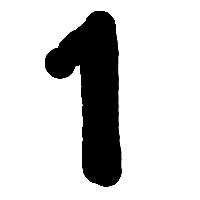
#> input picture 1.png, 200 x 200 px
$ python predictDigitskadai01.py
#> lines starting #> are read from the running program, lines starting #| are printed output that depends on the picture
import matplotlib.pyplot as plt
import sklearn.datasets
import sklearn.svm
import PIL.Image
import numpy

def imageToData(filename):
#> called with filename = '1.png'
    grayImage = PIL.Image.open(filename).convert("L")
    grayImage = grayImage.resize((8, 8), PIL.Image.Resampling.LANCZOS)
    numImage = numpy.asarray(grayImage, dtype=float)
    numImage = 16 - numpy.floor(17 * numImage / 256)
    return numImage  # flatten しない！

data = imageToData("1.png")
plt.imshow(data, cmap="Greys")
plt.show()
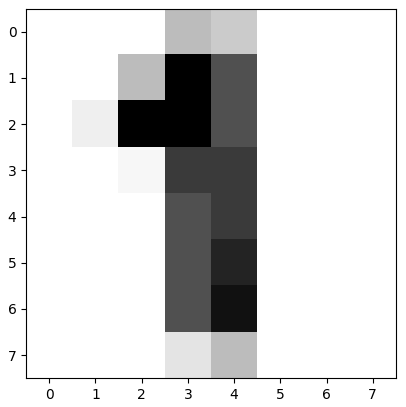
#> figure drawn by matplotlib, 1 panel

$ run again, with 2.png copied over 1.png
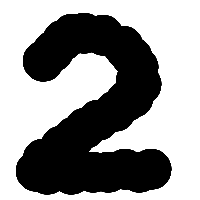
#> input picture 2.png, 200 x 200 px
#> `plt.show()`:
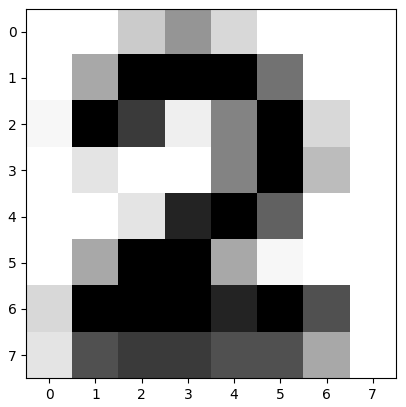
#> figure drawn by matplotlib, 1 panel

$ run again, with 7.png copied over 1.png
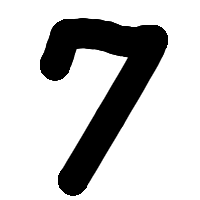
#> input picture 7.png, 200 x 200 px
#> `plt.show()`:
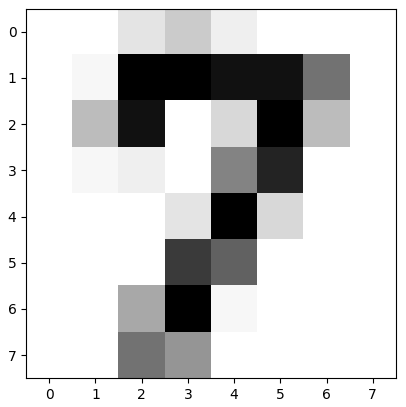
#> figure drawn by matplotlib, 1 panel

$ run again, with 8.png copied over 1.png
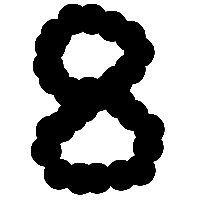
#> input picture 8.png, 200 x 200 px
#> `plt.show()`:
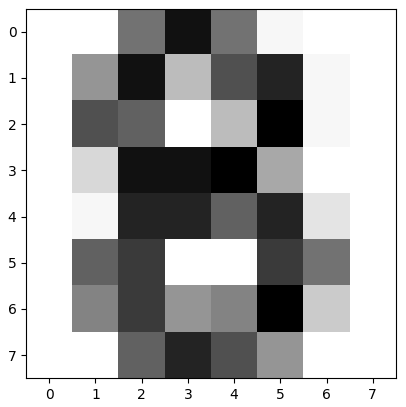
#> figure drawn by matplotlib, 1 panel
